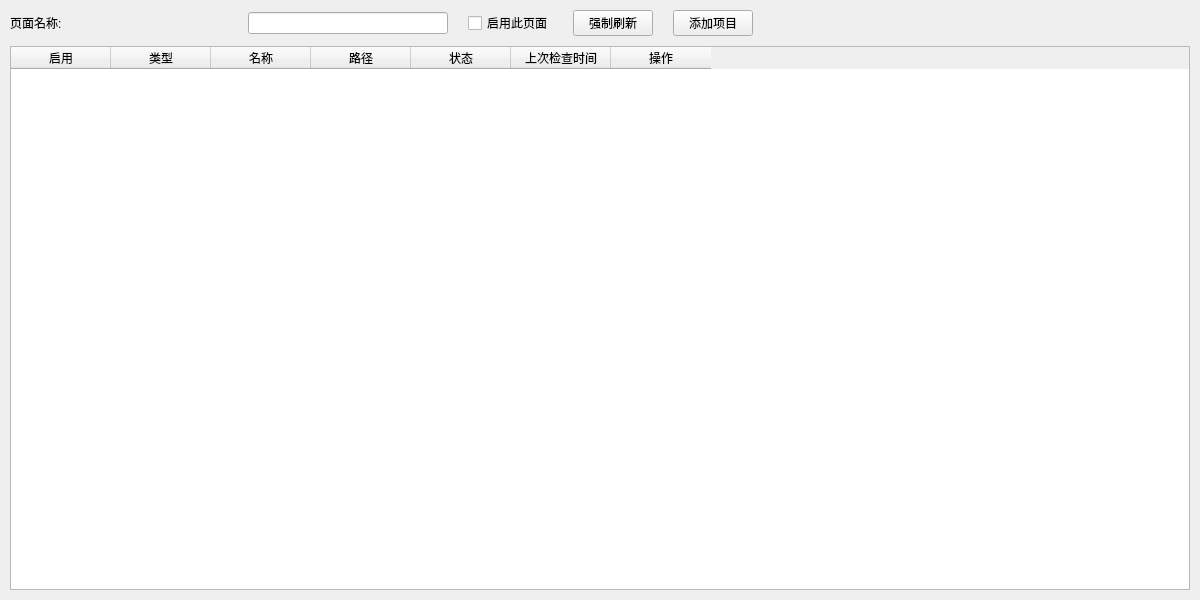
<?xml version="1.0" encoding="UTF-8"?>
<ui version="4.0">
 <class>MonitorPageWidget</class>
 <widget class="QWidget" name="MonitorPageWidget">
  <property name="geometry">
   <rect>
    <x>0</x>
    <y>0</y>
    <width>1200</width>
    <height>600</height>
   </rect>
  </property>
  <property name="windowTitle">
   <string>Form</string>
  </property>
  <layout class="QVBoxLayout" name="verticalLayout">
   <property name="spacing">
    <number>10</number>
   </property>
   <property name="leftMargin">
    <number>10</number>
   </property>
   <property name="topMargin">
    <number>10</number>
   </property>
   <property name="rightMargin">
    <number>10</number>
   </property>
   <property name="bottomMargin">
    <number>10</number>
   </property>
   <item>
    <layout class="QHBoxLayout" name="controlLayout">
     <property name="spacing">
      <number>20</number>
     </property>
     <item>
      <layout class="QHBoxLayout">
       <item>
        <widget class="QLabel" name="nameLabel">
         <property name="text">
          <string>页面名称:</string>
         </property>
        </widget>
       </item>
       <item>
        <widget class="QLineEdit" name="nameEdit">
         <property name="maximumSize">
          <size>
           <width>200</width>
           <height>16777215</height>
          </size>
         </property>
        </widget>
       </item>
      </layout>
     </item>
     <item>
      <widget class="QCheckBox" name="enabledCheck">
       <property name="text">
        <string>启用此页面</string>
       </property>
      </widget>
     </item>
     <item>
      <widget class="QPushButton" name="refreshBtn">
       <property name="text">
        <string>强制刷新</string>
       </property>
      </widget>
     </item>
     <item>
      <widget class="QPushButton" name="addItemBtn">
       <property name="text">
        <string>添加项目</string>
       </property>
      </widget>
     </item>
     <item>
      <spacer name="horizontalSpacer">
       <property name="orientation">
        <enum>Qt::Horizontal</enum>
       </property>
       <property name="sizeHint" stdset="0">
        <size>
         <width>40</width>
         <height>20</height>
        </size>
       </property>
      </spacer>
     </item>
    </layout>
   </item>
   <item>
    <widget class="QTableWidget" name="tableWidget">
     <property name="alternatingRowColors">
      <bool>true</bool>
     </property>
     <property name="selectionBehavior">
      <enum>QAbstractItemView::SelectRows</enum>
     </property>
     <column>
      <property name="text">
       <string>启用</string>
      </property>
      <property name="width">
       <number>60</number>
      </property>
     </column>
     <column>
      <property name="text">
       <string>类型</string>
      </property>
      <property name="width">
       <number>120</number>
      </property>
     </column>
     <column>
      <property name="text">
       <string>名称</string>
      </property>
      <property name="width">
       <number>150</number>
      </property>
     </column>
     <column>
      <property name="text">
       <string>路径</string>
      </property>
      <property name="width">
       <number>400</number>
      </property>
     </column>
     <column>
      <property name="text">
       <string>状态</string>
      </property>
      <property name="width">
       <number>200</number>
      </property>
     </column>
     <column>
      <property name="text">
       <string>上次检查时间</string>
      </property>
      <property name="width">
       <number>150</number>
      </property>
     </column>
     <column>
      <property name="text">
       <string>操作</string>
      </property>
      <property name="width">
       <number>80</number>
      </property>
     </column>
    </widget>
   </item>
  </layout>
 </widget>
 <resources/>
 <connections/>
</ui>
